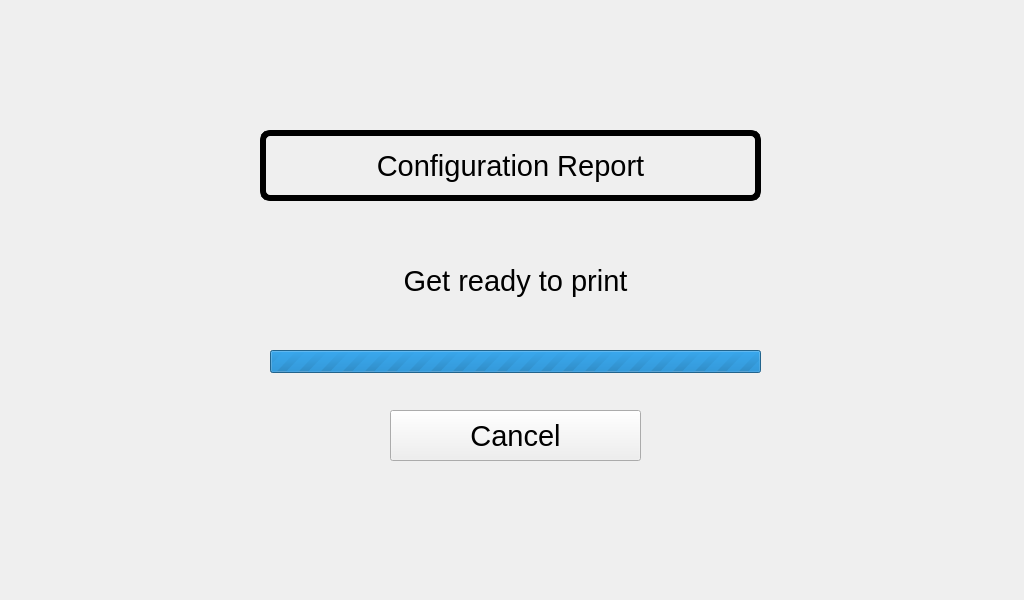
<?xml version="1.0" encoding="UTF-8"?>
<ui version="4.0">
 <class>superPrintConfig</class>
 <widget class="QWidget" name="superPrintConfig">
  <property name="geometry">
   <rect>
    <x>0</x>
    <y>0</y>
    <width>1024</width>
    <height>600</height>
   </rect>
  </property>
  <property name="font">
   <font>
    <pointsize>22</pointsize>
   </font>
  </property>
  <property name="windowTitle">
   <string>Form</string>
  </property>
  <widget class="QPushButton" name="butCancel">
   <property name="geometry">
    <rect>
     <x>390</x>
     <y>410</y>
     <width>251</width>
     <height>51</height>
    </rect>
   </property>
   <property name="text">
    <string>Cancel</string>
   </property>
  </widget>
  <widget class="QLabel" name="lblReportStatus">
   <property name="geometry">
    <rect>
     <x>80</x>
     <y>250</y>
     <width>871</width>
     <height>61</height>
    </rect>
   </property>
   <property name="text">
    <string>Get ready to print</string>
   </property>
   <property name="alignment">
    <set>Qt::AlignCenter</set>
   </property>
  </widget>
  <widget class="QProgressBar" name="progressBar">
   <property name="geometry">
    <rect>
     <x>270</x>
     <y>350</y>
     <width>491</width>
     <height>23</height>
    </rect>
   </property>
   <property name="maximum">
    <number>0</number>
   </property>
   <property name="value">
    <number>0</number>
   </property>
   <property name="textVisible">
    <bool>false</bool>
   </property>
  </widget>
  <widget class="QFrame" name="gboxStaticReportHeader">
   <property name="geometry">
    <rect>
     <x>260</x>
     <y>130</y>
     <width>501</width>
     <height>71</height>
    </rect>
   </property>
   <property name="styleSheet">
    <string notr="true">QFrame#gboxStaticReportHeader
{
	border-radius: 10px;
	border: 6px solid black;
	color: rgb(255,255,255);
}</string>
   </property>
  </widget>
  <widget class="QLabel" name="lblStaticReportHeader">
   <property name="geometry">
    <rect>
     <x>290</x>
     <y>140</y>
     <width>441</width>
     <height>51</height>
    </rect>
   </property>
   <property name="text">
    <string>Configuration Report</string>
   </property>
   <property name="alignment">
    <set>Qt::AlignCenter</set>
   </property>
  </widget>
 </widget>
 <resources/>
 <connections/>
</ui>
